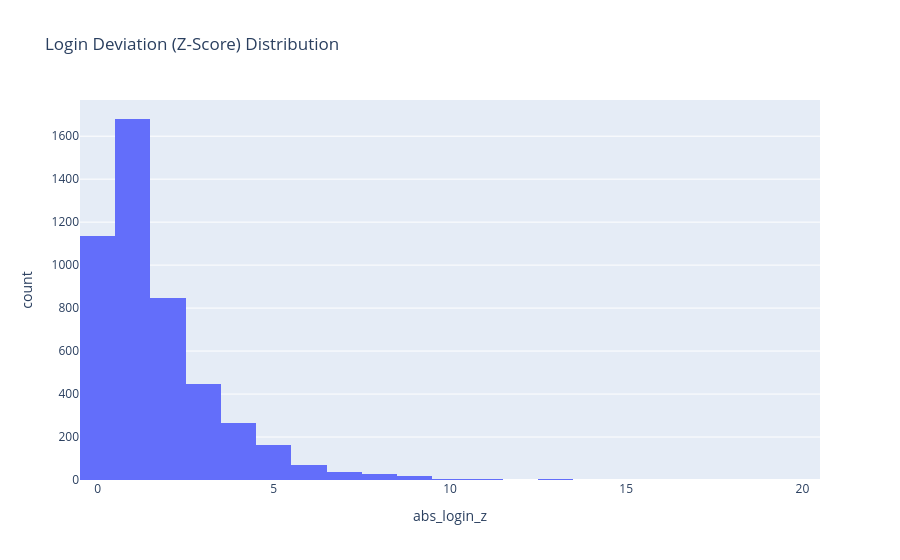

The notebook cell this image was saved under:
### Code cell
fig = px.histogram(
    sessions_df,
    x="abs_login_z",
    nbins=40,
    title="Login Deviation (Z-Score) Distribution",
    hover_data=["session_id", "role"]
)

fig.show()

### Figure 1 — Plotly figure (JSON) as saved in the notebook; plotly's stock layout.template omitted (floating-point values rounded to 4 significant figures; data arrays with more than 128 entries replaced by an {"elided": "..."} marker saying what was removed)
{"data": [{"bingroup": "x", "hovertemplate": "abs_login_z=%{x}<br>count=%{y}<extra></extra>", "legendgroup": "", "marker": {"color": "#636efa", "pattern": {"shape": ""}}, "name": "", "nbinsx": 40, "orientation": "v", "showlegend": false, "type": "histogram", "x": {"elided": "4711 float values"}, "xaxis": "x", "yaxis": "y"}], "layout": {"barmode": "relative", "legend": {"tracegroupgap": 0}, "title": {"text": "Login Deviation (Z-Score) Distribution"}, "xaxis": {"anchor": "y", "domain": [0, 1], "title": {"text": "abs_login_z"}}, "yaxis": {"anchor": "x", "domain": [0, 1], "title": {"text": "count"}}}}
